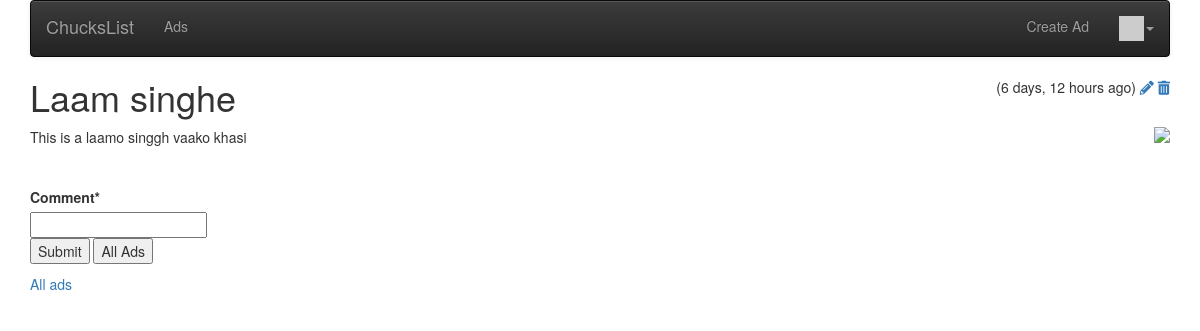
Screenshot of /ad/2 (signed in) with the database file from the repository.
### ads/models.py (models this page shows, shortened)
class Ad(models.Model):
	title = models.CharField(
			max_length=200,
			validators=[MinLengthValidator(2, "Title must be greater than 2 characters")]
		)
	price = models.DecimalField(max_digits=7, decimal_places=2, null=True)
	text = models.TextField()
	owner = models.ForeignKey(settings.AUTH_USER_MODEL, on_delete=models.CASCADE)
	favorites = models.ManyToManyField(settings.AUTH_USER_MODEL, through='Fav', related_name='favorite_ads')
	picture = models.BinaryField(null=True, blank=True, editable=True)
	content_type = models.CharField(max_length=256, null=True, help_text='The MIMEType of the file')
	created_at = models.DateTimeField(auto_now_add=True)
	updated_at = models.DateTimeField(auto_now=True)
	comments = models.ManyToManyField(settings.AUTH_USER_MODEL, through='Comment', related_name='comments_owned')

### ads/views.py (the view)
# urls.py: path('ad/<int:pk>', views.AdDetailView.as_view(), name='ad_detail'),
class AdDetailView(OwnerDetailView):
	model = Ad
	def get(self, request, pk):
		a = Ad.objects.get(id=pk)
		comments = Comment.objects.filter(ad=a).order_by('-updated_at')
		comment_form = CommentForm()
		context = {'ad': a, 'comments':comments, 'comment_form':comment_form}
		return render(request, 'ads/ad_detail.html', context)

### ads/forms.py
class CommentForm(forms.Form):
    comment = forms.CharField(required=True, max_length=500, min_length=3, strip=True)

### home/context_processors.py (called while the page is built)
def settings(request):
    return {
        'settings': django_settings,
    }

### home/templatetags/app_tags.py (called while the page is built)
@register.filter(name='gravatar')
def gravatar(user, size=35):
    email = str(user.email.strip().lower()).encode('utf-8')
    email_hash = md5(email).hexdigest()
    url = "//www.gravatar.com/avatar/{0}?s={1}&d=identicon&r=PG"
    return url.format(email_hash, size)

### ads/templates/ads/ad_detail.html (shortened to what this page needs)
{% extends "base_menu.html" %}
{% load humanize %}
{% block content %}
<span style="float:right;">
	({{ ad.updated_at|naturaltime }})
	{% if ad.owner == user %}
	<a href="{% url 'ads:ad_update' ad.id %}"><i class="fa fa-pencil"></i></a>
	<a href="{% url 'ads:ad_delete' ad.id %}"><i class="fa fa-trash"></i></a>
	{% endif %}
</span>
<h1>{{ ad.title }}</h1>
{% if ad.content_type %}
<img style="float: right; max-width:50%;" src="{% url 'ads:ad_picture' ad.id %}"
	onclick="document.getElementById('overlay').style.display = 'block';">
{% endif %}
<p>
	{{ ad.text }}
</p>
{% if user.is_authenticated %}
<br clear="all"/>
<p>
	{% load crispy_forms_tags %}
	<form method="post" action="{% url 'ads:ad_comment_create' ad.id %}">
		{{ comment_form|crispy }}
		<input type="submit" value="Submit">
		<input type="submit" value="All Ads" onclick="window.location.href='{% url 'ads:all' %}'; return false;">
	</form>
</p>
{% endif %}
<p>
	<a href="{% url 'ads:all' %}">All ads</a>
</p>
{% endblock %}

### rows the page displays
Ad: updated_at "6 days, 12 hours ago", title "Laam singhe", text "This is a laamo singgh vaako khasi"

### other values shown
{{ settings.APP_NAME }} "ChucksList"
